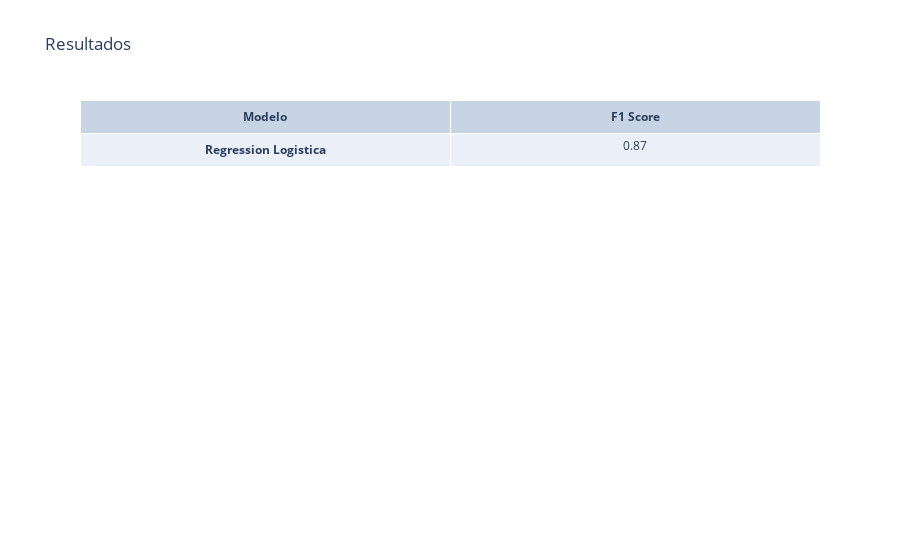

Notebook code cell kept with this figure:
### Code cell
# Hacer predicciones en el conjunto de datos de prueba
prediccion= regresion_logistica.predict(x_test)


fig = go.Figure(data=[go.Table(header=dict(values=['<b>Modelo<b>', '<b>F1 Score<b>']),                 
cells=dict(values=[['<b>Regression Logistica<b>'], [np.round(f1(prediccion,y_test),2)]]))])
fig.update_layout(title='Resultados')
fig.show()

### Figure 1 — Plotly figure (JSON) as saved in the notebook; plotly's stock layout.template omitted (floating-point values rounded to 4 significant figures)
{"data": [{"cells": {"values": [["<b>Regression Logistica<b>"], [0.87]]}, "header": {"values": ["<b>Modelo<b>", "<b>F1 Score<b>"]}, "type": "table"}], "layout": {"title": {"text": "Resultados"}}}
